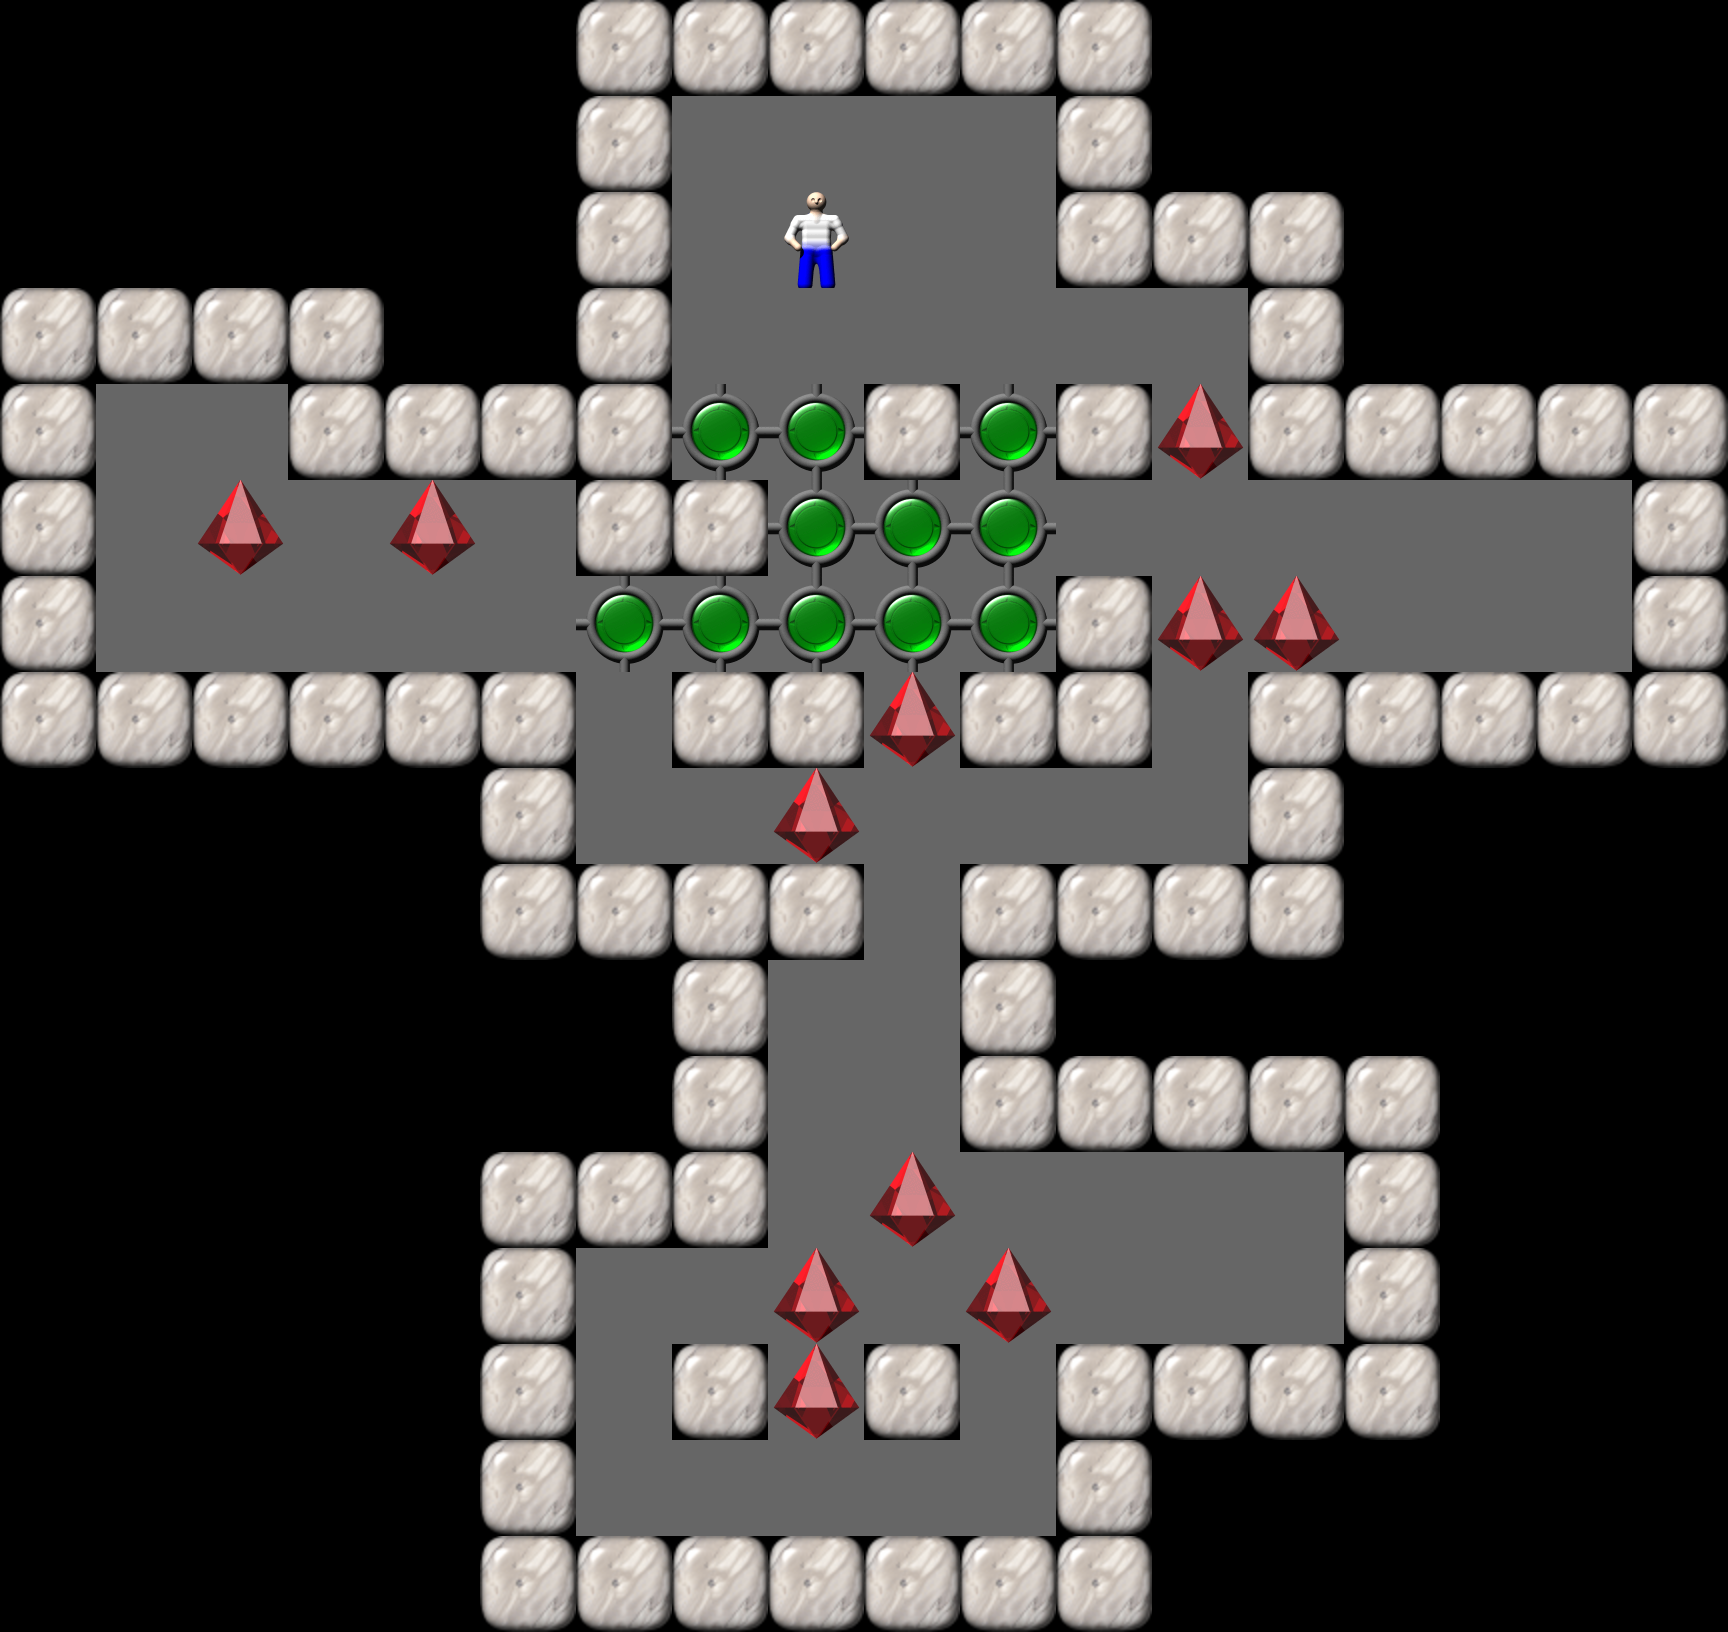

The image is a tile-based game level rendered from a .tmx file. Its description and source (layers, tilesets, objects; grid data summarised) follow:
An orthogonal 18x17 tile map with 96x96 px tiles, 1 tile layer (Tile Layer 1).

<map version="1.0" orientation="orthogonal" width="18" height="17" tilewidth="96" tileheight="96">
  <properties>
    <property name="Title" value="9" />
  </properties>
  <tileset source="Sokoban.tsx" firstgid="1" />
  <layer name="Tile Layer 1" width="18" height="17">
    <data>[306 cells, 306 non-empty, 6 distinct tile ids]</data>
  </layer>
</map>
